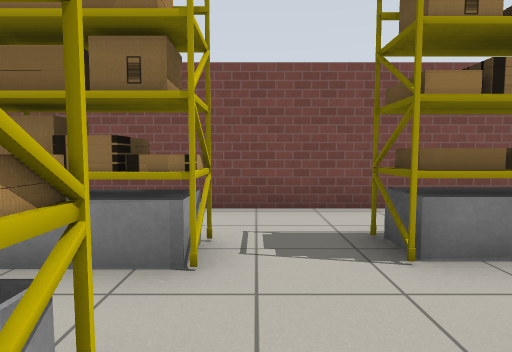
view 1 (above)

21 first-person views from a walk through a Gazebo world. The camera is 0.94 m above the floor, tilts 4° down and sees 80° across. Floor lines are 1 m apart. The floor is counted in squares, 1 m on a side. Each view is taken from the middle of a square. On the plan, view 1 faces up. The plan holds only what a view shows up to about 11 squares ahead; the rest is blank. Gazebo's built-in surfaces are drawn with simple patterns. Simple shapes stand in for some stock models.

view 2
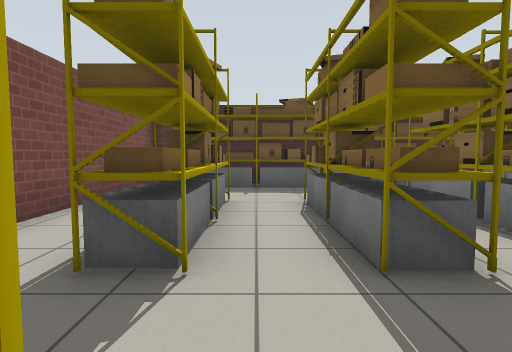

view 3
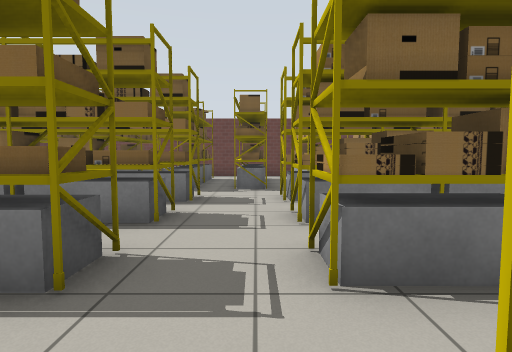

view 4
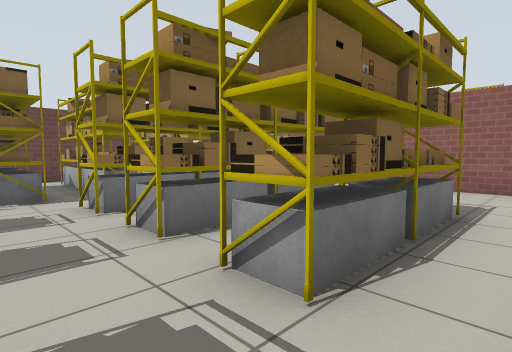

view 5
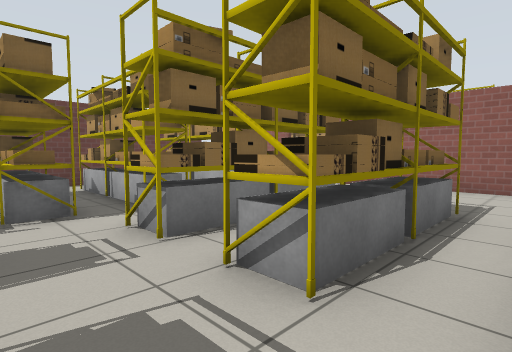

view 6
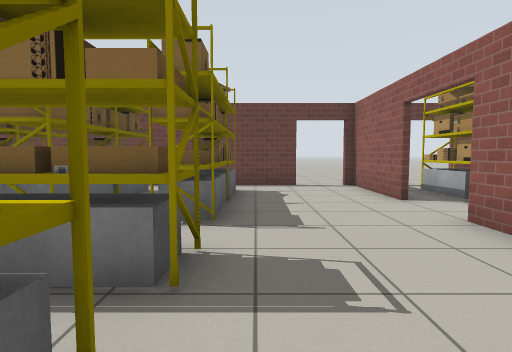

view 7
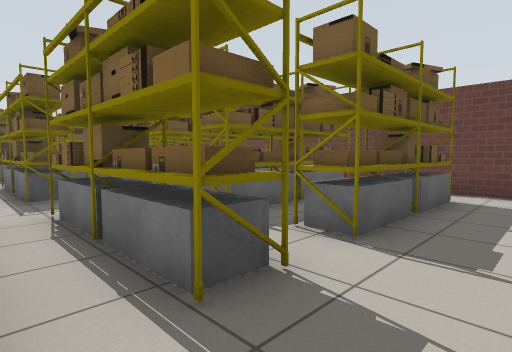

view 8
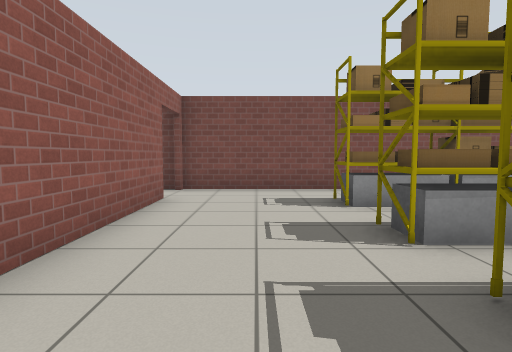

view 9
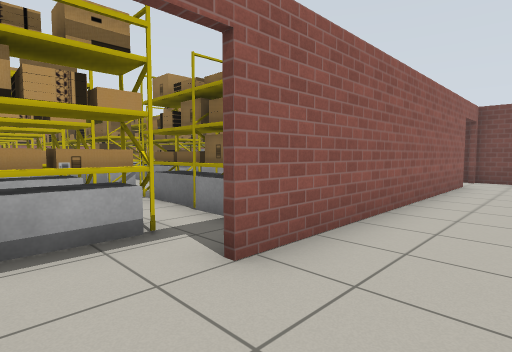

view 10
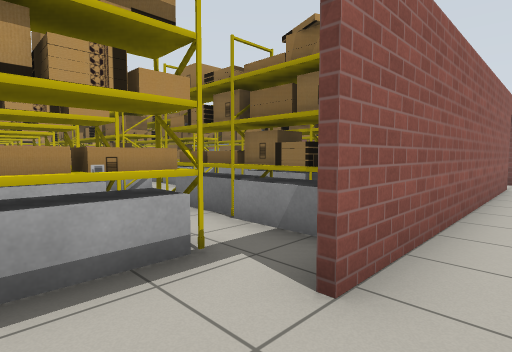

view 11
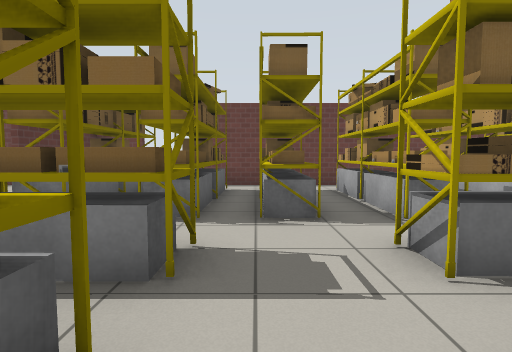

view 12
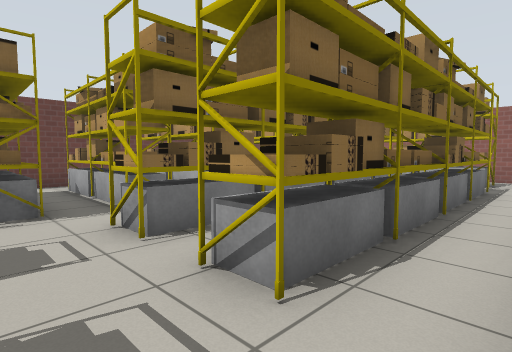

view 13
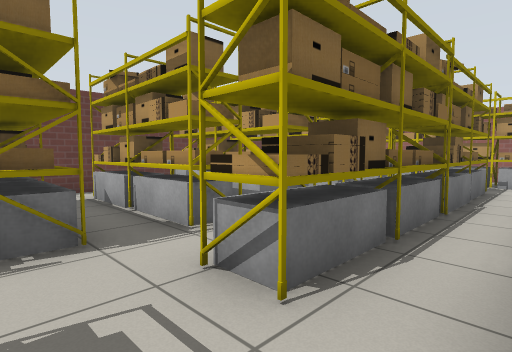

view 14
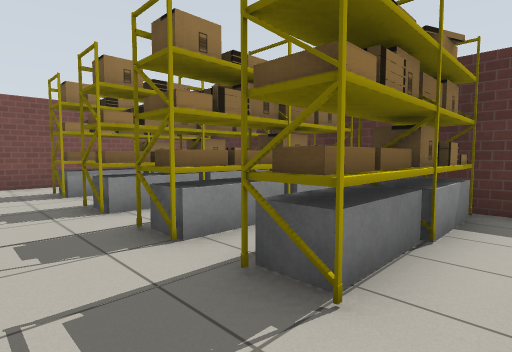

view 15
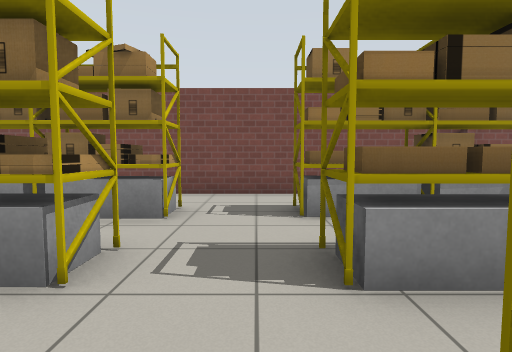

view 16
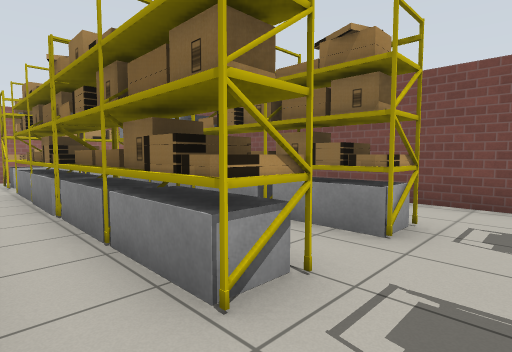

view 17
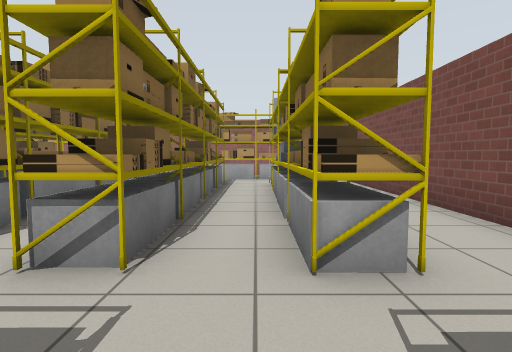

view 18
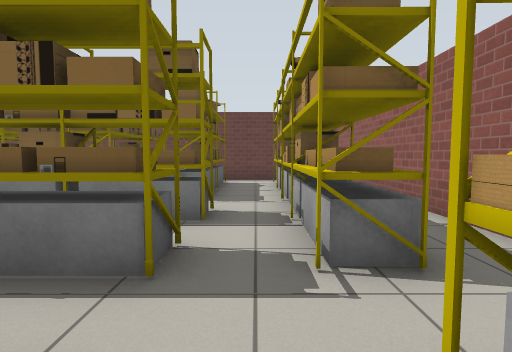

view 19
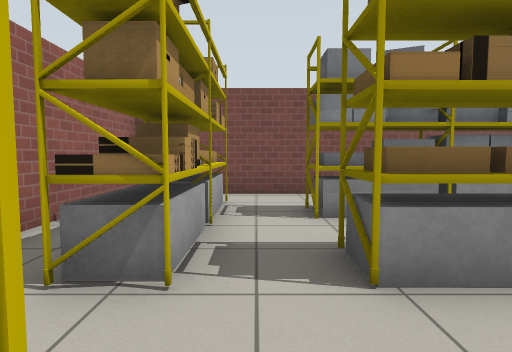

view 20
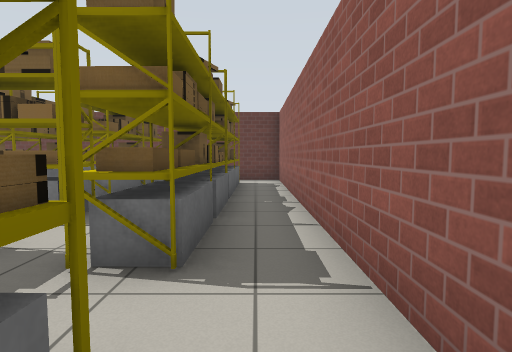

view 21
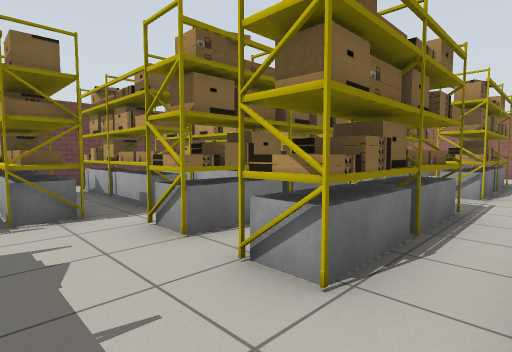

### Floor plan
Points are (right, up) in squares from view 1. A wall is a line through its corners. A room is listed if a view was taken in it or the views show most of it. See-through windows are left out.
Room 1 (views 1, 2, 3, 4, 5, 6, 7, 8, 9, 10, 21)
walls: (8.8, -0.3) (8.8, 5.3) (-8, 5.3); (8.8, -5.4) (8.8, -2.4); (-8, -7.3) (-8, -10.4); (-8, 3.6) (-8, -5.4); (-6.3, -10.4) (6.1, -10.4)
ways out: open door at (-8, -6.5) to room 2; open door at (-8, 4.5); open door at (-7, -10.5)
objects: shelf (-4, -9); grey box (-4, -8); shelf (-4, -7) to (-4, -5); shelf (-4, -4) to (-1, -3); shelf (-4, -2) to (-1, -1); shelf (-4, 0) to (-1, 1); shelf (-4, 3) to (-1, 3); shelf (-2, -9) to (-1, -5); shelf (0, -9) to (0, -5); shelf (2, -9) to (3, -5); shelf (2, -4) to (5, -3); shelf (2, -2) to (5, -1); shelf (2, 0) to (5, 1); grey box (2, 3); shelf (3, 3) to (5, 3); shelf (4, -9) to (5, -5); shelf (6, -9) to (6, -5); other object (8, -5); shelf (8, -4) to (8, -1); shelf (8, 1) to (8, 4)
Room 2 (views 11, 12, 13, 14, 15, 16, 17, 18, 19, 20)
walls: (-20.4, -10.4) (-11, -10.4); (-8.1, -4.6) (-8.1, 3.1); (-9.6, -10.4) (-7.6, -10.4); (-8.1, 5.3) (-25.9, 5.3) (-25.9, -10); (-8.1, -10.4) (-8.1, -7.3)
ways out: open door at (-8, -6.5) to room 1; open door at (-10.3, -10.3)
objects: shelf (-24, -9) to (-24, -7); grey box (-24, -6); grey box (-24, -5) to (-24, -4); grey box (-24, -3) to (-24, -2); shelf (-24, 0) to (-24, 4); shelf (-22, -9) to (-21, -6); shelf (-22, -4) to (-19, -4); shelf (-22, -2) to (-19, -1); shelf (-22, 0) to (-19, 1); shelf (-22, 3) to (-19, 3); shelf (-20, -9) to (-19, -6); grey box (-20, -3) to (-19, -3); grey box (-20, 0) to (-19, 0); other object (-19, -7); grey box (-19, 2); shelf (-18, -9) to (-17, -5); shelf (-18, -4) to (-15, -3); shelf (-18, -2) to (-15, -1); shelf (-18, 0) to (-15, 1); shelf (-18, 3) to (-15, 3); grey box (-17, -6); shelf (-16, -9) to (-15, -6); grey box (-15, -9); grey box (-15, -2); shelf (-14, -9) to (-13, -6); shelf (-12, -9) to (-12, -6); shelf (-12, -4) to (-9, -3); grey box (-12, -3) to (-11, -3); shelf (-12, -2) to (-9, -2); shelf (-12, 0) to (-9, 1); shelf (-12, 3) to (-9, 3); grey box (-11, -6); grey box (-11, 0); shelf (-10, -9) to (-10, -6); grey box (-9, -8); grey box (-9, -7)

Where each view was taken, in squares from view 1:
view 1: 0 up, 0 right, facing up
view 2: 2 up, 1 left, facing right
view 3: 3 up, 0 right, facing down
view 4: 2 up, 1 right, facing down-left
view 5: 0 up, 1 right, facing down-left
view 6: 1 down, 5 left, facing down
view 7: 2 down, 6 left, facing down-right
view 8: 3 down, 6 left, facing up
view 9: 7 down, 6 left, facing up-left
view 10: 7 down, 7 left, facing up-left
view 11: 1 down, 13 left, facing down
view 12: 0 up, 13 left, facing down-left
view 13: 2 down, 13 left, facing down-left
view 14: 5 down, 14 left, facing up-right
view 15: 2 down, 13 left, facing up
view 16: 1 down, 13 left, facing up-left
view 17: 2 up, 12 left, facing left
view 18: 1 up, 23 left, facing down
view 19: 2 down, 23 left, facing up
view 20: 1 up, 25 left, facing down
view 21: 0 up, 7 right, facing down-left
